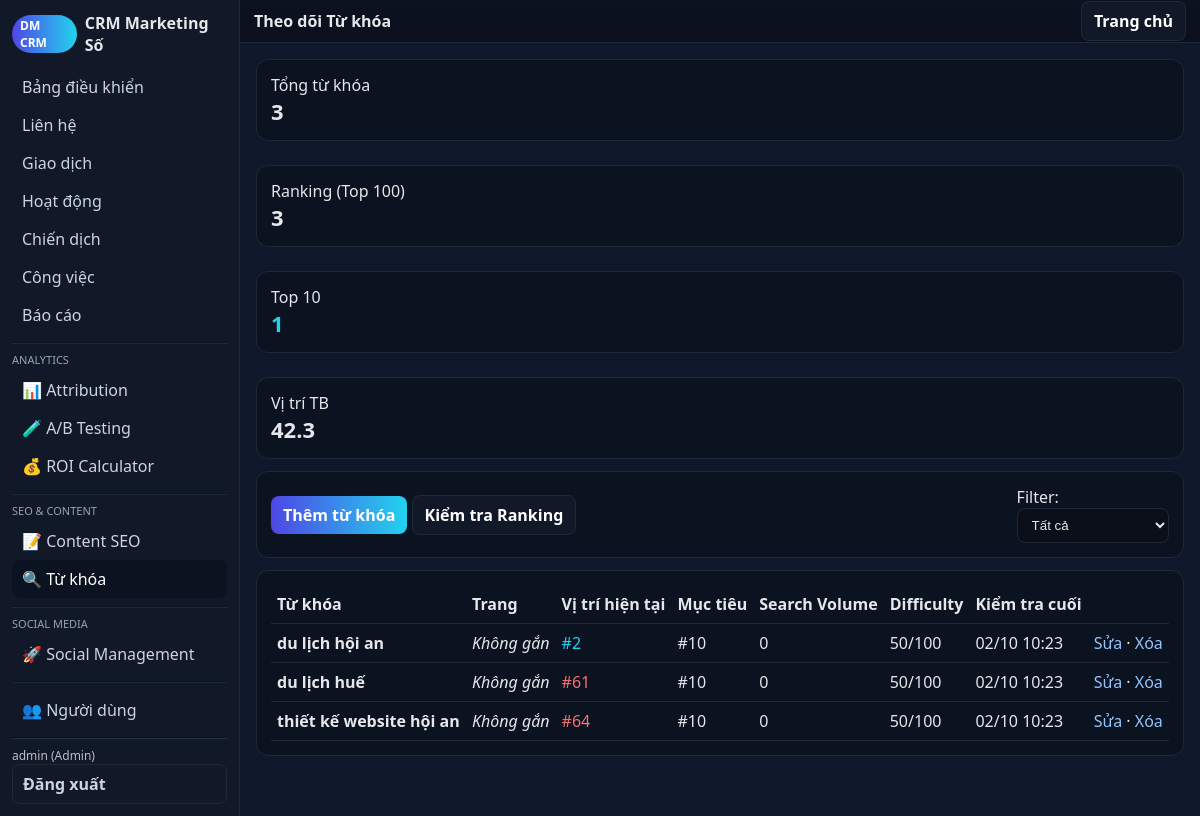
Screenshot of /src/index.php?action=keywords (signed in) with the database file from the repository.
### tables this page shows
CREATE TABLE keywords_tracking (
id INTEGER PRIMARY KEY AUTOINCREMENT,
keyword TEXT NOT NULL,
page_id INTEGER,
current_rank INTEGER,
target_rank INTEGER,
search_volume INTEGER,
difficulty INTEGER,
url TEXT,
checked_at TEXT,
created_at TEXT DEFAULT CURRENT_TIMESTAMP,
FOREIGN KEY(page_id) REFERENCES content_pages(id)
);

### src/lib/db.php (called while the page is built, shortened)
<?php
function q($db,$sql,$params=[]){ $st=$db->prepare($sql); $st->execute($params); return $st; }
function h($s){ return htmlspecialchars($s ?? '', ENT_QUOTES, 'UTF-8'); }
?>

### src/views/keywords.php (the view, shortened to what this page needs)
<?php
function view_keywords($op){
global $db;
if($op==='' || $op==='list'){
    $stats = [
        'total_keywords' => q($db, "SELECT COUNT(*) FROM keywords_tracking")->fetchColumn(),
        'ranking_keywords' => q($db, "SELECT COUNT(*) FROM keywords_tracking WHERE current_rank IS NOT NULL AND current_rank <= 100")->fetchColumn(),
        'top_10_keywords' => q($db, "SELECT COUNT(*) FROM keywords_tracking WHERE current_rank IS NOT NULL AND current_rank <= 10")->fetchColumn(),
        'avg_rank' => q($db, "SELECT ROUND(AVG(current_rank), 1) FROM keywords_tracking WHERE current_rank IS NOT NULL")->fetchColumn() ?: 0
    ];
    echo '<div class="grid cols-4">';
    echo '<div class="card"><div>Tổng từ khóa</div><div class="kpi">'.(int)$stats['total_keywords'].'</div></div>';
    echo '<div class="card"><div>Ranking (Top 100)</div><div class="kpi">'.(int)$stats['ranking_keywords'].'</div></div>';
    echo '<div class="card"><div>Top 10</div><div class="kpi" style="color:#22d3ee">'.(int)$stats['top_10_keywords'].'</div></div>';
    echo '<div class="card"><div>Vị trí TB</div><div class="kpi">'.h($stats['avg_rank']).'</div></div>';
    echo '</div>';
    echo '<div class="card" style="display:flex;gap:8px;align-items:center;justify-content:space-between">';
    echo '<div><a class="btn" href="?action=keywords&op=new">Thêm từ khóa</a> <a class="btn secondary" href="?action=keywords&op=check_ranks">Kiểm tra Ranking</a></div>';
    echo '<div>Filter: <select onchange="location.href=\'?action=keywords&filter=\'+this.value">';
    echo '<option value="">Tất cả</option><option value="top10">Top 10</option><option value="top50">Top 50</option><option value="unranked">Chưa rank</option>';
    echo '</select></div></div>';
    $params = [];
    $sql = 'SELECT k.*, c.title as page_title FROM keywords_tracking k LEFT JOIN content_pages c ON c.id = k.page_id';
    $sql .= ' ORDER BY CASE WHEN k.current_rank IS NULL THEN 999 ELSE k.current_rank END ASC, k.created_at DESC LIMIT 200';
    $rows = q($db, $sql, $params)->fetchAll(PDO::FETCH_ASSOC);
    echo '<div class="card"><table>';
    echo '<tr><th>Từ khóa</th><th>Trang</th><th>Vị trí hiện tại</th><th>Mục tiêu</th><th>Search Volume</th><th>Difficulty</th><th>Kiểm tra cuối</th><th></th></tr>';
    foreach($rows as $r){
        $rank_color = '';
        if($r['current_rank']) {
            if($r['current_rank'] <= 10) $rank_color = 'style="color:#22d3ee"';
            elseif($r['current_rank'] <= 50) $rank_color = 'style="color:#fbbf24"';
            else $rank_color = 'style="color:#f87171"';
        }
        echo '<tr>';
        echo '<td><strong>'.h($r['keyword']).'</strong></td>';
        echo '<td>'.($r['page_title'] ? h($r['page_title']) : '<em>Không gắn</em>').'</td>';
        echo '<td '.$rank_color.'>'.($r['current_rank'] ? '#'.(int)$r['current_rank'] : '-').'</td>';
        echo '<td>#'.(int)$r['target_rank'].'</td>';
        echo '<td>'.number_format($r['search_volume']).'</td>';
        echo '<td>'.(int)$r['difficulty'].'/100</td>';
        echo '<td>'.($r['checked_at'] ? date('d/m H:i', strtotime($r['checked_at'])) : '-').'</td>';
        echo '<td><a href="?action=keywords&op=edit&id='.(int)$r['id'].'">Sửa</a> · <a href="?action=keywords&op=delete&id='.(int)$r['id'].'" onclick="return confirm(\'Xóa từ khóa?\')">Xóa</a>';
        echo '</td></tr>';
    }
    echo '</table></div>';
}
}
?>

### src/views/layout.php (style rules this page uses)
:root { --bg:#0f172a;--panel:#111827;--muted:#1f2937;--text:#e5e7eb;--accent:#4f46e5;--accent2:#22d3ee }
* { box-sizing:border-box }
body { margin:0;font-family:ui-sans-serif,system-ui,-apple-system,Segoe UI,Roboto,Helvetica,Arial;background:var(--bg);color:var(--text) }
a { color:#93c5fd;text-decoration:none }
.card { background:#0b1220;border:1px solid var(--muted);border-radius:12px;padding:14px;margin-bottom:12px }
.grid { display:grid;gap:12px }
.btn { background:linear-gradient(90deg,var(--accent),var(--accent2));color:#fff;border:none;padding:8px 12px;border-radius:8px;cursor:pointer;font-weight:600 }
.btn.secondary { background:#111827;border:1px solid var(--muted) }
input,select,textarea { width:100%;background:#0a0f1a;border:1px solid var(--muted);border-radius:8px;padding:8px 10px;color:#e5e7eb }
table { width:100%;border-collapse:collapse }
th,td { border-bottom:1px solid var(--muted);padding:8px 6px;text-align:left }
.kpi { font-size:22px;font-weight:800 }

### rows the page displays
keywords_tracking: keyword "du lịch hội an", current_rank "2", target_rank "10", search_volume "0", difficulty "50", checked_at "02/10 10:23"
keywords_tracking: keyword "du lịch huế", current_rank "61", target_rank "10", search_volume "0", difficulty "50", checked_at "02/10 10:23"
keywords_tracking: keyword "thiết kế website hội an", current_rank "64", target_rank "10", search_volume "0", difficulty "50", checked_at "02/10 10:23"

### other values shown
$v "Bảng điều khiển"
$v "Liên hệ"
$v "Giao dịch"
$v "Hoạt động"
$v "Chiến dịch"
$v "Công việc"
$v "Báo cáo"
$v "📊 Attribution"
$v "🧪 A/B Testing"
$v "💰 ROI Calculator"
$v "📝 Content SEO"
$v "🔍 Từ khóa"
$v "🚀 Social Management"
$v "👥 Người dùng"
$_SESSION['uname'] "admin"
